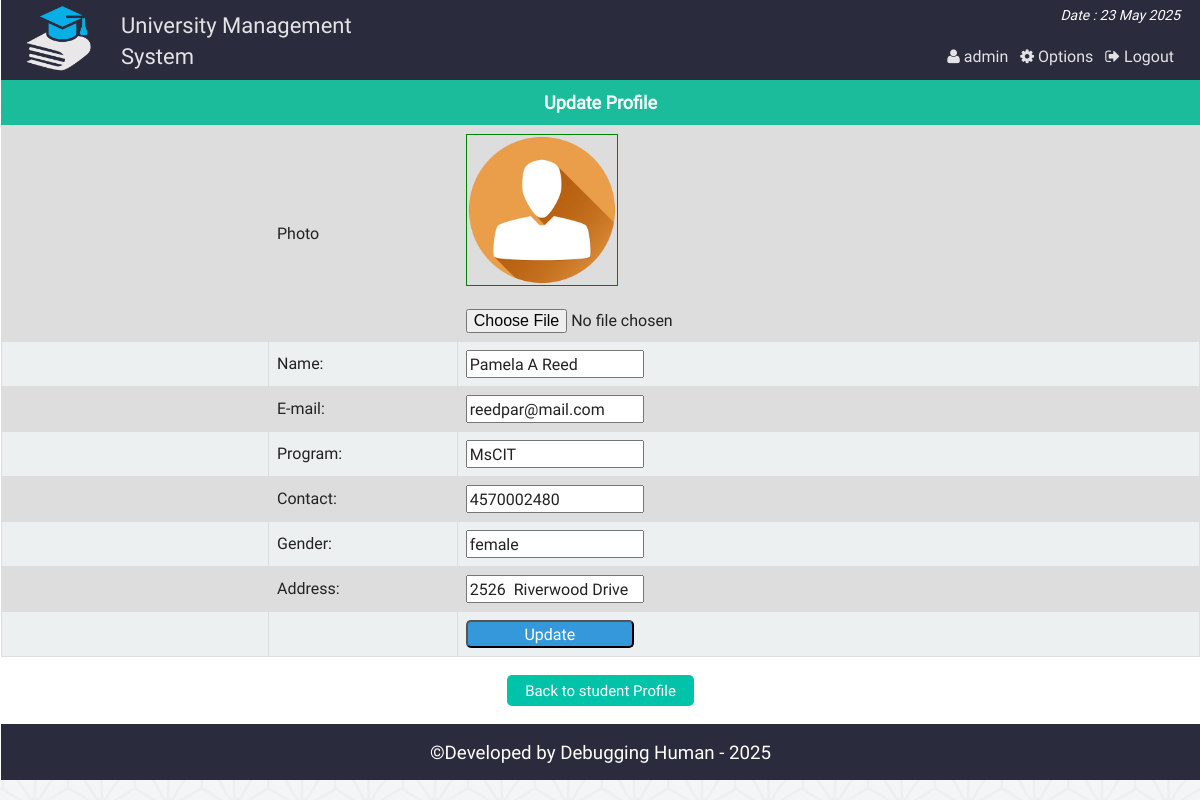
Before: /admin_single_student_update.php?id=13203072 (signed in) with the older database file.
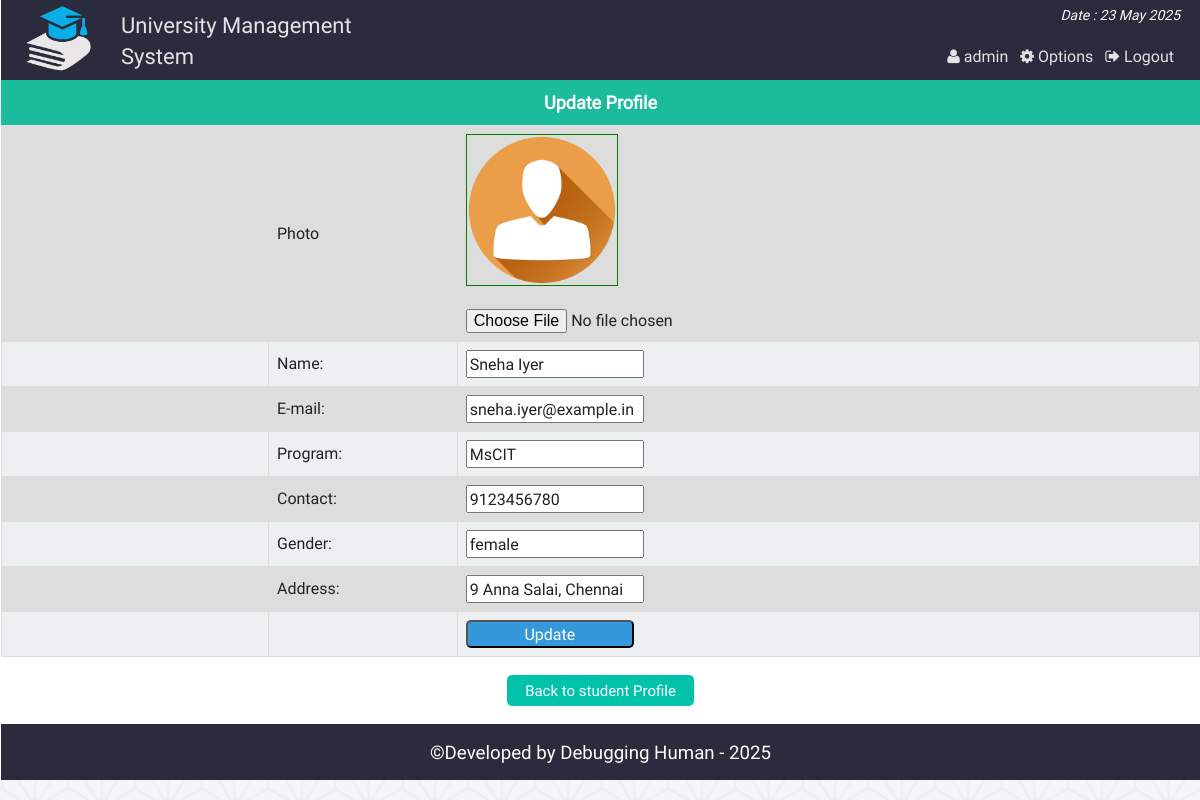
After: the same page with the newer database file.
### tables this page shows
CREATE TABLE `st_info` (
  `st_id` int(11) NOT NULL,
  `name` varchar(100) NOT NULL,
  `password` varchar(32) NOT NULL,
  `email` varchar(50) NOT NULL,
  `bday` date NOT NULL,
  `program` varchar(10) NOT NULL,
  `contact` varchar(20) NOT NULL,
  `gender` varchar(10) NOT NULL,
  `address` varchar(255) NOT NULL,
  `img` varchar(255) DEFAULT NULL
);

### php/functions.php (called while the page is built, shortened)
<?php
class login_registration_class{
	public function getuserbyid($st_id){
		global $conn;
		$query = $conn->query("select * from st_info where st_id='$st_id'");
		return $query;
	}
};
?>

### admin_single_student_update.php (the view, shortened to what this page needs)
<?php
	require "php/config.php";
	require_once "php/functions.php";
	$user = new login_registration_class();
	if(isset($_REQUEST['id'])){
		$st_id = $_REQUEST['id'];
	}else{
		header('Location: admin.php');
		exit();
	}
?>
<?php
include "php/headertop_admin.php";
?>
<div class="profile">
			<h3 style="font-size:18px;text-align:center;background:#1abc9c;color:#fff;padding:10px;margin:0">Update Profile</h3>
			<div class="st_update fix">
				<form action="" method="post" enctype="multipart/form-data">
						<?php
						$result = $user->getuserbyid($st_id);
						while($row = $result->fetch_assoc()){
						?>
					<table class="tab_one" >
						<tr>
							<td style="width:250px;"></td>
							<td>Photo</td>
							<td>
							<img id="logo_preview" src="img/student/<?php echo $row['img']?>" style="height:150px; width:150px; border:1px green solid;"><br><br>
							<input type="file" name="personal_image" id="spic" onchange="PreviewImage('personal_image', 'logo_preview')" />
							</td>
						</tr>
						<tr>
							<td style="width:125px;"></td>
							<td>Name:</td>
							<td><input type="text" name="st_name" value="<?php echo $row['name'];?>"></td>
						</tr>
						<tr>
							<td style="width:125px;"></td>
							<td>E-mail:</td>
							<td><input type="email" name="st_email" value="<?php echo $row['email']; ?>"></td>
						</tr>
						<tr>
							<td style="width:125px;"></td>
							<td>Program:</td>
							<td><input type="text" name="st_dept" value="<?php echo $row['program']; ?>"></td>
						</tr>
						<tr>
							<td style="width:125px;"></td>
							<td>Contact:</td>
							<td><input type="text" name="st_contact" value="<?php echo $row['contact']; ?>"></td>
						</tr>
						<tr>
							<td style="width:125px;"></td>
							<td>Gender:</td>
							<td><input type="text" name="st_gender" value="<?php echo $row['gender']; ?>"></td>
						</tr>
						<tr>
							<td style="width:125px;"></td>
							<td>Address:</td>
							<td><input type="text" name="st_add" value="<?php echo $row['address']; ?>"></td>
						</tr>
						<tr>
						<td style="width:125px;"></td>
						<td></td>
						<td colspan="2">
							<input style="background:#3498db;color:#fff;width:168px;border-radius:5px;" type="submit" name="Update" value="Update">
							</td>
						</tr>
					</table>
						<?php } ?>
				</form>
			</div>
			<div class="back fix">
				<p style="text-align:center"><a href="admin_all_student.php"><button class="editbtn">Back to student Profile</button></a></p>
			</div>
</div>
<?php include "php/footerbottom.php";?>

Changed rows visible on the page:
changed st_info "MsCIT": st_name "Pamela A Reed" → "Sneha Iyer"; st_email "reedpar@mail.com" → "sneha.iyer@example.in"; st_contact "4570002480" → "9123456780"; st_add "2526 Riverwood Drive" → "9 Anna Salai, Chennai"
